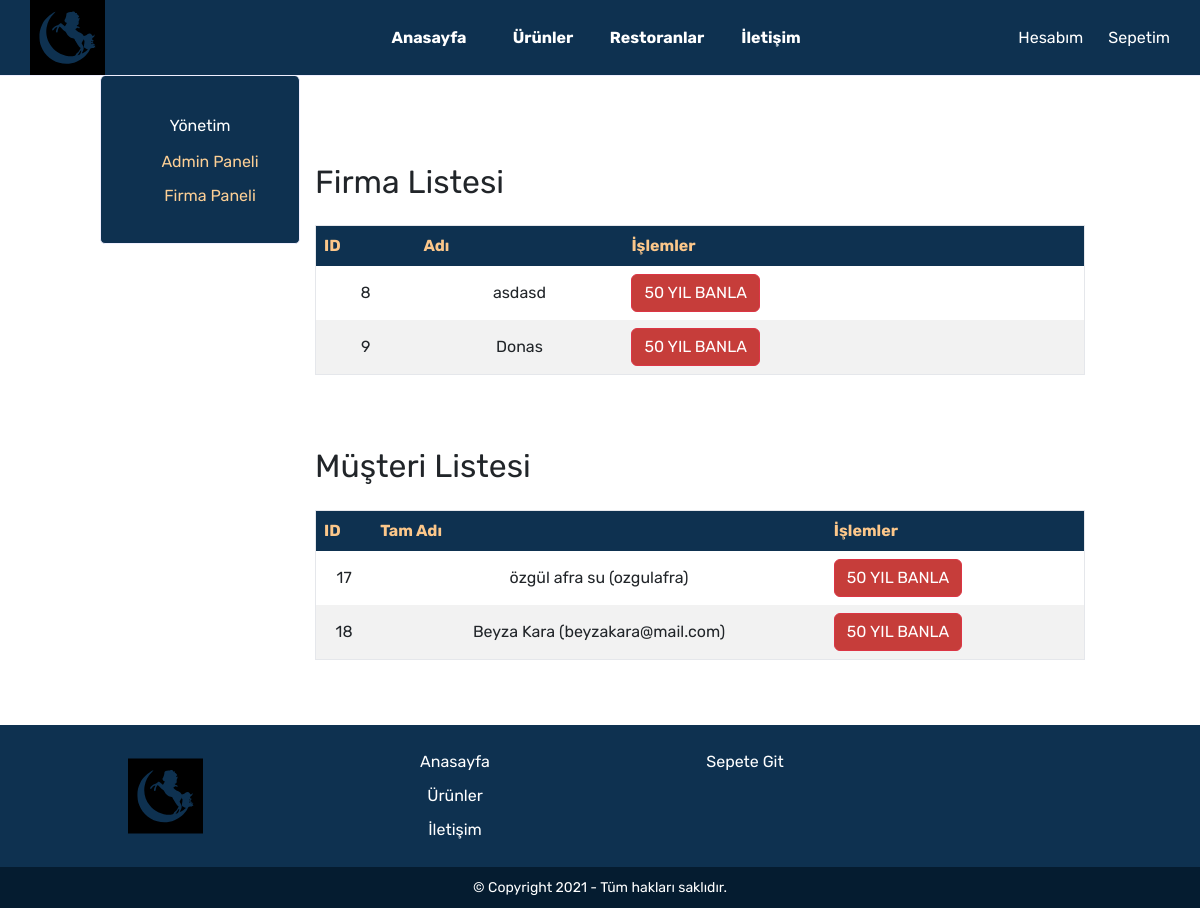
Screenshot of /admin_paneli.php (signed in) with the database file from the repository.
### tables this page shows
CREATE TABLE `company` (
  `id` int(11) NOT NULL,
  `name` varchar(110) NOT NULL,
  `description` varchar(110) NOT NULL,
  `logo_path` varchar(110) NOT NULL,
  `deleted_at` varchar(110) NOT NULL
);

CREATE TABLE `users` (
  `id` int(11) NOT NULL,
  `company_id` int(11) DEFAULT NULL,
  `role` int(5) NOT NULL,
  `name` varchar(110) NOT NULL,
  `surname` varchar(110) NOT NULL,
  `username` varchar(110) NOT NULL,
  `password` varchar(110) NOT NULL,
  `balance` varchar(5000) NOT NULL DEFAULT '',
  `created_at` varchar(255) NOT NULL DEFAULT current_timestamp(),
  `deleted_at` varchar(255) NOT NULL
);

### src/sql_scripts.php (called while the page is built, shortened)
<?php
function getallcompany()
{
    $conn = dbConnect();
    $sql = "SELECT * FROM company WHERE deleted_at != 'deleted'";
    $result = $conn->query($sql);
    return $result;
}
function getallcustomer()
{
    $conn = dbConnect();
    $sql = "Select * from users where role = '0' && deleted_at != 'deleted'";
    $result = $conn->query($sql);
    return $result;
}

### src/admin_paneli.php (the view, shortened to what this page needs)
<?php
include_once 'sql_scripts.php';
?>
<!DOCTYPE html>
<html lang="tr">
<head>
    <link rel="stylesheet" href="css/global.css">
    <link rel="stylesheet" href="css/main.css">
    <link href="https://cdn.jsdelivr.net/npm/bootstrap@5.3.3/dist/css/bootstrap.min.css" rel="stylesheet">
    <link href="https://cdn.jsdelivr.net/npm/flowbite@2.5.1/dist/flowbite.min.css" rel="stylesheet" />
</head>
<body>
    <div id="main">
        <?php include 'navbar.php'; ?>
        <div class="container">
            <?php include 'admin_sidebar.php'; ?>
            <div class="content" style="padding: 15px;">
                <br><br><br>
                <h1 style="font-size: 2em;">Firma Listesi</h1>
                <br>
                <div class="table-responsive">
                    <table id="search-table">
                        <thead>
                            <tr>
                                <th>
                                    <span class="flex items-center">
                                        ID
                                    </span>
                                </th>
                                <th>
                                    <span class="flex items-center">
                                        Adı
                                    </span>
                                </th>
                                <th>
                                    <span class="flex items-center">
                                        İşlemler
                                    </span>
                                </th>
                            </tr>
                        </thead>
                        <tbody>
<?php
foreach (getallcompany() as $row)
{
    echo '<tr>';
    echo '<td>' . $row['id'] . '</td>';
    echo '<td>' . $row['name'] . '</td>';
    echo '<td>';
    echo '<div class="d-flex">';
    echo '<form action="islemler.php" method="POST">';
    echo '<button type="submit" name="delete_company" class="btn btn-danger mr-2" style="background-color: #C63D3A;">50 YIL BANLA</a>';
    echo '</form>';
    echo '</div>';
    echo '</td>';
    echo '</tr>';
}
?>
                        </tbody>
                    </table>
                </div>
                <br><br><br>
                <h1 style="font-size: 2em;">Müşteri Listesi</h1>
                <br>
                <div class="table-responsive">
                    <table id="search-table">
                        <thead>
                            <tr>
                                <th>
                                    <span class="flex items-center">
                                        ID
                                    </span>
                                </th>
                                <th>
                                    <span class="flex items-center">
                                        Tam Adı
                                    </span>
                                </th>
                                <th>
                                    <span class="flex items-center">
                                        İşlemler
                                    </span>
                                </th>
                            </tr>
                        </thead>
                        <tbody>
<?php
foreach (getallcustomer() as $row)
{
    echo '<tr>';
    echo '<td>' . $row['id'] . '</td>';
    echo '<td>' . $row['name'] . " " . $row['surname'] . " (". $row['username'] . ')</td>';
    echo '<td>';
    echo '<div class="d-flex">';
    echo '<form action="islemler.php" method="POST">';
    echo '<button type="submit" name="delete_customer" class="btn btn-danger mr-2" style="background-color: #C63D3A;">50 YIL BANLA</a>';
    echo '</form>';
    echo '</div>';
    echo '</td>';
    echo '</tr>';
}
?>
                        </tbody>
                    </table>
                </div>
            </div>
        </div>
        <?php include 'footer.php'; ?>
    </div>
</body>
</html>

### src/css/global.css (style rules this page uses)
* { padding: 0; margin: 0; font-family: 'Rubik', sans-serif; }
#main { min-height: 100vh; display: flex; flex-direction: column; }

### src/css/main.css (style rules this page uses)
.container { display: flex; flex-direction: row; width: 100%; margin: 0 auto 0 auto; }
.container .content { width: 80%; height: fit-content; }

### src/admin_paneli.php (style rules this page uses)
table { width: 100%; border-collapse: collapse; }
table, th, td { border: 1px solid black; }
th { background-color: #0E3150; color: #FCC78A; padding: 8px; }
td { padding: 8px; text-align: center; }
tr:nth-child(even) { background-color: #f2f2f2; }

### rows the page displays
company: id "8", name "asdasd"
company: id "9", name "Donas"
users: id "17", name "özgül afra", surname "su", username "ozgulafra"
users: id "18", name "Beyza", surname "Kara", username "beyzakara@mail.com"
